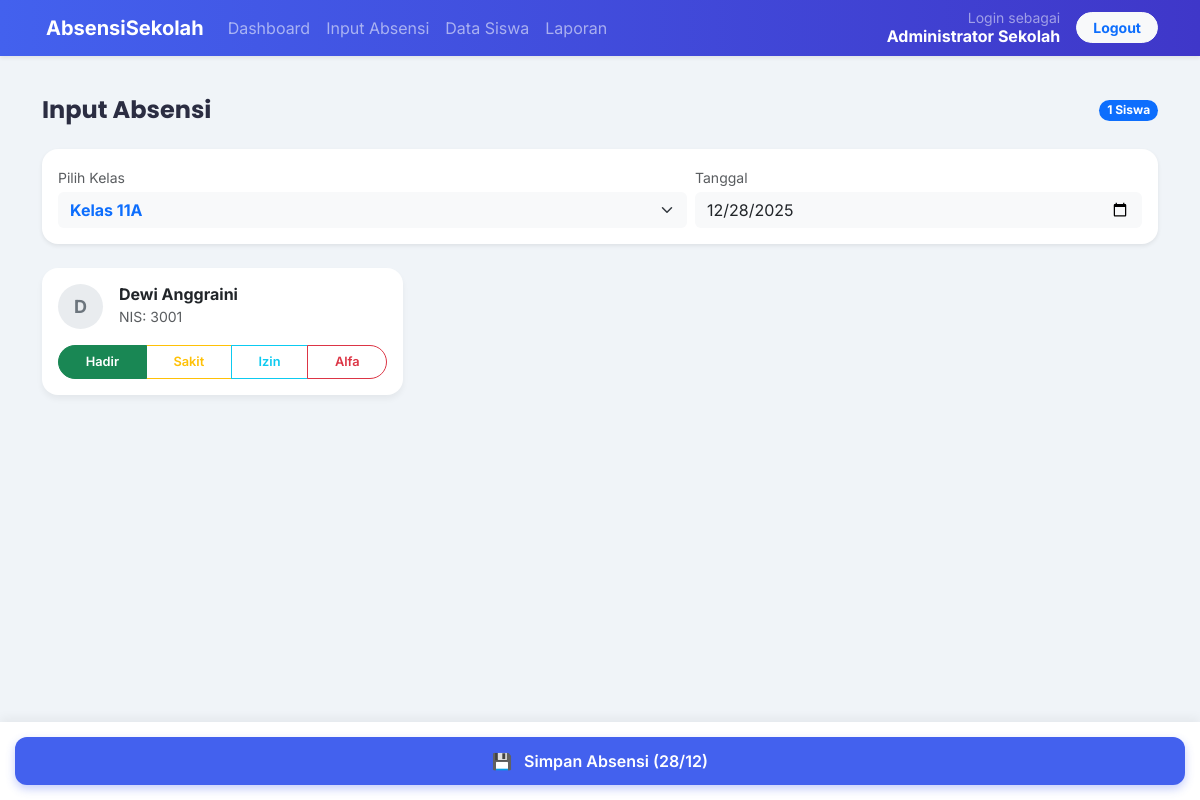
The page /absensi.php?kelas=3 (signed in) on the database its author committed.
### tables this page shows
CREATE TABLE siswa (
  id INT AUTO_INCREMENT PRIMARY KEY,
  nama_siswa VARCHAR(100) NOT NULL,
  nis VARCHAR(20) NOT NULL,
  id_kelas INT,
  FOREIGN KEY (id_kelas) REFERENCES kelas(id) ON DELETE CASCADE
);

### koneksi.php (called while the page is built, shortened)
<?php
function esc($s){ return htmlspecialchars($s, ENT_QUOTES); }
?>

### absensi.php (the view, shortened to what this page needs)
<?php
require 'koneksi.php';
$kelas = $mysqli->query("SELECT * FROM kelas")->fetch_all(MYSQLI_ASSOC);
$selected_kelas = intval($_GET['kelas'] ?? ($kelas[0]['id'] ?? 0));
$tanggal = $_GET['tanggal'] ?? date('Y-m-d');
$stmt = $mysqli->prepare("SELECT * FROM siswa WHERE id_kelas = ? ORDER BY nama_siswa ASC");
$stmt->bind_param('i', $selected_kelas);
$stmt->execute();
$siswa = $stmt->get_result()->fetch_all(MYSQLI_ASSOC);
?>
<!doctype html>
<html lang="id">
<head>
    <link href="https://cdn.jsdelivr.net/npm/bootstrap@5.3.0/dist/css/bootstrap.min.css" rel="stylesheet">
</head>
<body>
<?php include 'navbar.php'; ?>
<div class="container py-4">
    <div class="d-flex justify-content-between align-items-center mb-4">
        <h4 class="mb-0 fw-bold">Input Absensi</h4>
        <span class="badge bg-primary rounded-pill"><?php echo count($siswa); ?> Siswa</span>
    </div>
    <div class="card p-3 mb-4 border-0 shadow-sm rounded-4">
        <form method="get" class="row g-2">
            <div class="col-7">
                <label class="small text-muted mb-1">Pilih Kelas</label>
                <select name="kelas" class="form-select border-0 bg-light fw-bold text-primary" onchange="this.form.submit()">
                    <?php foreach($kelas as $k): ?>
                        <option value="<?php echo $k['id']; ?>" <?php echo ($k['id']==$selected_kelas?'selected':''); ?>>
                            Kelas <?php echo esc($k['nama_kelas']); ?>
                        </option>
                    <?php endforeach; ?>
                </select>
            </div>
            <div class="col-5">
                <label class="small text-muted mb-1">Tanggal</label>
                <input type="date" name="tanggal" class="form-control border-0 bg-light" value="<?php echo esc($tanggal); ?>" onchange="this.form.submit()">
            </div>
        </form>
    </div>
    <form method="post" id="formAbsensi">
        <div class="row g-3">
            <?php
            foreach($siswa as $s):
                $inisial = strtoupper(substr($s['nama_siswa'], 0, 1));
                $sid = intval($s['id']);
            ?>
            <div class="col-md-6 col-lg-4">
                <div class="student-card p-3 h-100 d-flex flex-column justify-content-between">
                    <div class="d-flex align-items-center mb-3">
                        <div class="avatar-placeholder me-3"><?php echo $inisial; ?></div>
                        <div>
                            <h6 class="mb-0 fw-bold"><?php echo esc($s['nama_siswa']); ?></h6>
                            <small class="text-muted">NIS: <?php echo esc($s['nis']); ?></small>
                        </div>
                    </div>
                    <div class="btn-group w-100" role="group">
                        <label class="btn btn-outline-success selector-label" for="h_<?php echo $sid; ?>">Hadir</label>
                        <label class="btn btn-outline-warning selector-label" for="s_<?php echo $sid; ?>">Sakit</label>
                        <label class="btn btn-outline-info selector-label" for="i_<?php echo $sid; ?>">Izin</label>
                        <label class="btn btn-outline-danger selector-label" for="a_<?php echo $sid; ?>">Alfa</label>
                    </div>
                </div>
            </div>
            <?php endforeach; ?>
        </div>
        <div class="fab-container">
            <button class="btn btn-primary btn-simpan text-white">
                <span class="me-2">💾</span> Simpan Absensi (<?php echo date('d/m', strtotime($tanggal)); ?>)
            </button>
        </div>
    </form>
</div>
</body>
</html>

### absensi.php (style rules this page uses)
:root { --primary: #4361EE; --bg-light: #F0F4F8; --hadir: #4CC9F0; --izin: #F72585; --sakit: #FNC600; --alfa: #E63946; }
body { background-color: var(--bg-light); font-family: 'Inter', sans-serif; padding-bottom: 80px; }
h1, h2, h3, h4, h5 { font-family: 'Poppins', sans-serif; color: #2B2D42; }
.student-card { border: none; border-radius: 16px; background: white; transition: all 0.2s; box-shadow: 0 4px 6px rgba(0,0,0,0.05); }
.avatar-placeholder { width: 45px; height: 45px; background: #e9ecef; color: #6c757d; border-radius: 50%; display: flex; align-items: center; justify-content: center; font-weight: bold; font-size: 18px; }
.btn-check:checked + .btn-outline-success { background-color: #198754; color: white; border-color: #198754; }
.selector-label { font-size: 0.8rem; font-weight: 600; padding: 0.4rem 0.8rem; border-radius: 20px; }
.fab-container { position: fixed; bottom: 0; left: 0; right: 0; background: white; padding: 15px; box-shadow: 0 -4px 10px rgba(0,0,0,0.05); z-index: 1000; }
.btn-simpan { background: var(--primary); border: none; border-radius: 12px; font-weight: 600; padding: 12px; width: 100%; box-shadow: 0 4px 10px rgba(67, 97, 238, 0.3); }

### rows shown on the page
siswa: nama_siswa "D", nama_siswa "Dewi Anggraini", nis "3001"

### other values the page prints
$_SESSION['user']['nama_lengkap'] "Administrator Sekolah"
count($siswa) "1"
date('d/m', strtotime($tanggal)) "28/12"
